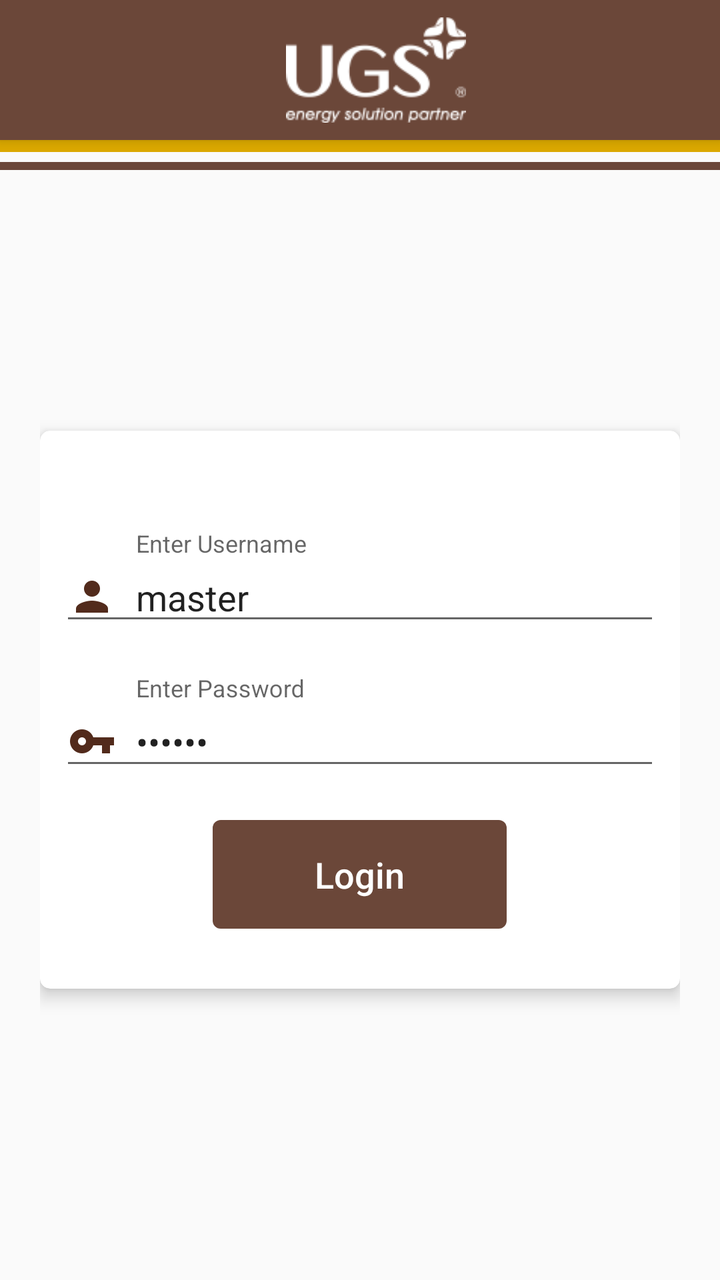
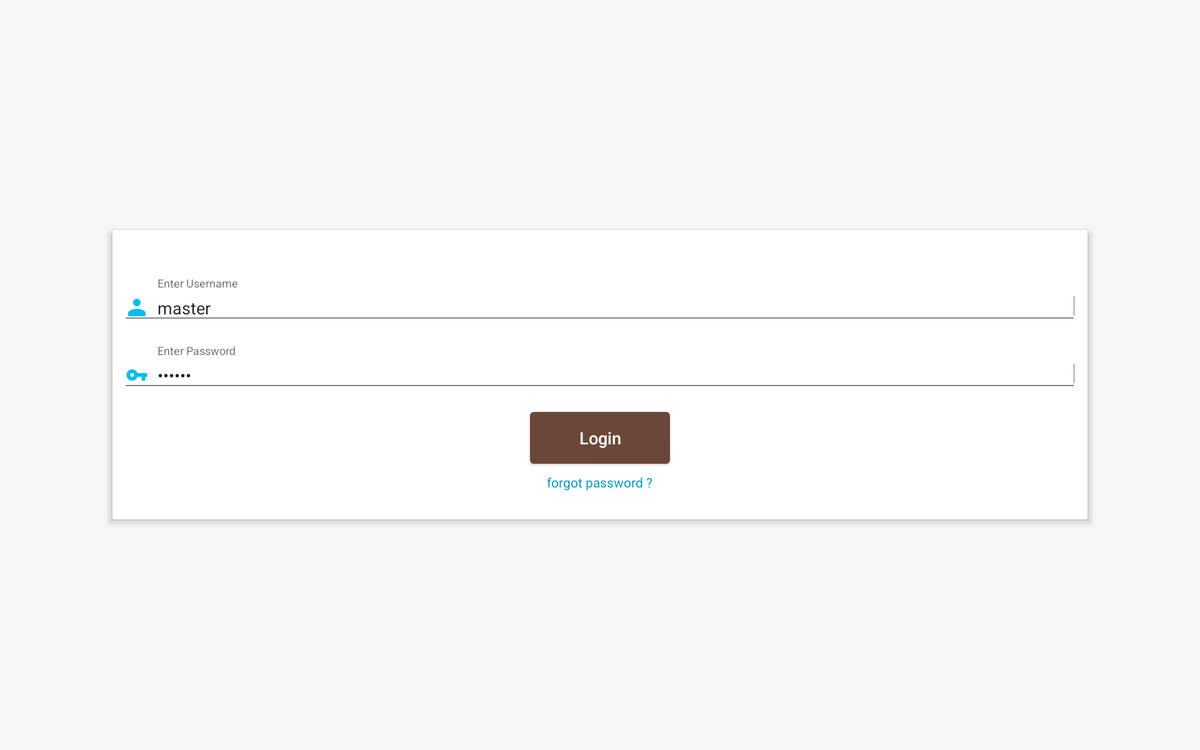

First picture: res/layout/ on a phone held upright. Second picture: the repository's own variant of that layout, on a device whose configuration matches the variant's folder. Source for both follows.
<!-- AndroidManifest.xml: application theme UGS_HDD -->
<!-- res/layout/login_activity.xml -->
<?xml version="1.0" encoding="utf-8"?>
<android.support.design.widget.CoordinatorLayout xmlns:android="http://schemas.android.com/apk/res/android"
    xmlns:app="http://schemas.android.com/apk/res-auto"
    android:layout_width="match_parent"
    android:layout_height="match_parent">

    <android.support.design.widget.AppBarLayout
        android:layout_width="match_parent"
        android:layout_height="wrap_content">

        <include layout="@layout/toolbar_dashboard" />


    </android.support.design.widget.AppBarLayout>

    <LinearLayout
        android:layout_width="match_parent"
        android:layout_height="wrap_content"
        android:orientation="vertical"
        app:layout_behavior="@string/appbar_scrolling_view_behavior">

        <View
            android:layout_width="match_parent"
            android:layout_height="6dp"
            android:background="@color/colorAccent" />

        <View
            android:layout_width="match_parent"
            android:layout_height="4dp"
            android:layout_marginTop="5dp"
            android:background="@color/colorPrimary" />
    </LinearLayout>

    <ScrollView
        android:layout_width="match_parent"
        android:layout_height="match_parent"
        android:fillViewport="true"
        app:layout_behavior="@string/appbar_scrolling_view_behavior">


        <LinearLayout
            android:layout_width="match_parent"
            android:layout_height="wrap_content"
            android:focusable="true"
            android:focusableInTouchMode="true"
            android:gravity="center_vertical"
            android:padding="20dp">

            <android.support.v7.widget.CardView
                android:layout_width="match_parent"
                android:layout_height="wrap_content"
                app:cardCornerRadius="5dp"

                app:cardElevation="5dp">

                <LinearLayout
                    android:layout_width="match_parent"
                    android:layout_height="wrap_content"
                    android:orientation="vertical"
                    android:paddingBottom="20dp"
                    android:paddingTop="40dp">

                    <android.support.design.widget.TextInputLayout
                        android:layout_width="match_parent"
                        android:layout_height="wrap_content"
                        android:padding="10dp">

                        <EditText
                            android:id="@+id/username"
                            android:layout_width="match_parent"
                            android:layout_height="wrap_content"
                            android:drawableLeft="@drawable/ic_person_brown_24dp"
                            android:drawablePadding="10dp"
                            android:hint="@string/hint_name"
                            android:singleLine="true"
                            android:text="master" />
                    </android.support.design.widget.TextInputLayout>

                    <android.support.design.widget.TextInputLayout
                        android:layout_width="match_parent"
                        android:layout_height="wrap_content"
                        android:padding="10dp">

                        <EditText
                            android:id="@+id/password"
                            android:layout_width="match_parent"
                            android:layout_height="wrap_content"
                            android:drawableLeft="@drawable/ic_vpn_key_brown_24dp"
                            android:drawablePadding="10dp"
                            android:hint="@string/password"
                            android:inputType="textPassword"
                            android:singleLine="true"
                            android:text="master" />
                    </android.support.design.widget.TextInputLayout>

                    <LinearLayout
                        android:layout_width="match_parent"
                        android:layout_height="wrap_content"
                        android:gravity="center"
                        android:orientation="vertical"
                        android:padding="10dp">

                        <Button
                            android:id="@+id/login"
                            android:layout_width="wrap_content"
                            android:layout_height="wrap_content"
                            android:background="@drawable/button"
                            android:drawableLeft="@drawable/ic_verified_user_black_24dp"
                            android:ems="7"
                            android:padding="15dp"
                            android:text="Login"
                            android:textAllCaps="false"
                            android:textColor="#fff"
                            android:textSize="18sp" />

                    </LinearLayout>
                </LinearLayout>
            </android.support.v7.widget.CardView>
        </LinearLayout>

    </ScrollView>
</android.support.design.widget.CoordinatorLayout>
<!-- res/layout/toolbar_dashboard.xml (included above) -->
<?xml version="1.0" encoding="utf-8"?>
<android.support.v7.widget.Toolbar xmlns:android="http://schemas.android.com/apk/res/android"
    android:id="@+id/toolbar"
    android:layout_width="match_parent"
    android:layout_height="wrap_content"
    android:background="@color/colorPrimary"
    android:theme="@style/ToolbarTheme">

    <LinearLayout
        android:layout_width="match_parent"
        android:layout_height="wrap_content"
        android:orientation="vertical">

        <ImageView
            android:layout_width="90dp"
            android:layout_height="70dp"
            android:layout_gravity="center"
            android:src="@drawable/ugs_logo" />


    </LinearLayout>
</android.support.v7.widget.Toolbar>
<!-- resources referenced by this layout -->
<resources>
  <color name="colorAccent">#DCA900</color>
  <color name="colorPrimary">#6B4739</color>
  <!-- drawable button (drawable) -->
  <?xml version="1.0" encoding="utf-8"?>
  <selector xmlns:android="http://schemas.android.com/apk/res/android">
      <item android:state_pressed="false">
          <shape android:shape="rectangle">
              <solid android:color="@color/colorPrimary" />
              <corners android:radius="4dp" />
          </shape>
      </item>
  
      <item android:state_pressed="true">
          <shape>
              <solid android:color="#85645B" />
              <corners android:radius="2dp" />
          </shape>
      </item>
  </selector>
  <!-- drawable ic_person_brown_24dp: png bitmap (drawable-hdpi, 329 bytes) -->
  <!-- drawable ic_vpn_key_brown_24dp: png bitmap (drawable-hdpi, 344 bytes) -->
  <!-- drawable ugs_logo: png bitmap (drawable, 6356 bytes) -->
  <string name="hint_name">Enter Username</string>
  <string name="password">Enter Password</string>
  <style name="ToolbarTheme" parent="@style/Theme.AppCompat.Light.NoActionBar">
          
          <item name="android:textColorPrimary">@android:color/black</item>
          
          <item name="actionMenuTextColor">@android:color/holo_green_light</item>
          
          <item name="colorAccent">@color/colorAccent</item>
          
          <item name="colorControlNormal">@color/white</item>
          
          <item name="colorControlActivated">@color/colorAccent</item>
          
          <item name="colorControlHighlight">@color/colorPrimaryDark</item>
          <item name="searchViewStyle">@style/SearchViewTheme</item>
      </style>
  <style name="UGS_HDD" parent="@style/Theme.AppCompat.Light.NoActionBar">
          <item name="colorPrimaryDark">@color/colorPrimaryDark</item>
          <item name="colorAccent">@color/colorAccent</item>
          <item name="colorPrimary">@color/colorPrimary</item>
      </style>
  <color name="white">#ffffff</color>
  <color name="colorPrimaryDark">#3d2015</color>
  <style name="SearchViewTheme" parent="Widget.AppCompat.SearchView.ActionBar">
          <item name="layout">@layout/toolbar_search_view</item>
          <item name="commitIcon">@drawable/ic_search_commit</item>
          <item name="colorControlNormal">@color/material_light_active_icon</item>
          <item name="colorControlHighlight">@color/material_ripple_light</item>
          <item name="autoCompleteTextViewStyle">@style/AutoCompleteTextViewStyle</item>
          <item name="suggestionRowLayout">@layout/search_view_suggestion_row</item>
          <item name="android:maxWidth">9999dp</item>
      </style>
  <style name="AutoCompleteTextViewStyle" parent="Widget.AppCompat.Light.AutoCompleteTextView">
          <item name="android:popupBackground">@drawable/search_suggestions_bg</item>
          <item name="android:popupElevation">0dp</item>
      </style>
</resources>
<!-- res/layout-xlarge/login_activity.xml (the repository's variant of the layout above) -->
<!-- drawn on a large tablet held sideways -->
<?xml version="1.0" encoding="utf-8"?>
<ScrollView xmlns:android="http://schemas.android.com/apk/res/android"
    xmlns:app="http://schemas.android.com/apk/res-auto"
    android:layout_width="match_parent"
    android:layout_height="match_parent"
    android:background="#f7f7f7"
    android:fillViewport="true">

    <LinearLayout
        android:layout_width="match_parent"
        android:layout_height="wrap_content"
        android:focusable="true"
        android:focusableInTouchMode="true"
        android:gravity="center_vertical"
        android:padding="20dp">

        <android.support.v7.widget.CardView
            android:layout_width="match_parent"
            android:layout_height="wrap_content"
            android:layout_marginLeft="100dp"
            android:layout_marginRight="100dp"
            app:cardCornerRadius="2dp"
            app:cardElevation="5dp">

            <LinearLayout
                android:layout_width="match_parent"
                android:layout_height="wrap_content"
                android:orientation="vertical"

                android:paddingBottom="20dp"
                android:paddingTop="40dp">

                <android.support.design.widget.TextInputLayout
                    android:layout_width="match_parent"
                    android:layout_height="wrap_content"
                    android:padding="10dp">

                    <EditText
                        android:id="@+id/username"
                        android:layout_width="match_parent"
                        android:layout_height="wrap_content"
                        android:drawableLeft="@drawable/ic_person_black_24dp"
                        android:drawablePadding="10dp"
                        android:hint="@string/hint_name"
                        android:singleLine="true"
                        android:text="master" />
                </android.support.design.widget.TextInputLayout>

                <android.support.design.widget.TextInputLayout
                    android:layout_width="match_parent"
                    android:layout_height="wrap_content"
                    android:padding="10dp">

                    <EditText
                        android:id="@+id/password"
                        android:layout_width="match_parent"
                        android:layout_height="wrap_content"
                        android:drawableLeft="@drawable/ic_vpn_key_black_24dp"
                        android:drawablePadding="10dp"
                        android:hint="@string/password"
                        android:inputType="textPassword"
                        android:singleLine="true"
                        android:text="master" />
                </android.support.design.widget.TextInputLayout>

                <LinearLayout
                    android:layout_width="match_parent"
                    android:layout_height="wrap_content"
                    android:gravity="center"
                    android:orientation="vertical"
                    android:padding="10dp">

                    <Button
                        android:id="@+id/login"
                        android:layout_width="wrap_content"
                        android:layout_height="wrap_content"
                        android:background="@drawable/button"
                        android:drawableLeft="@drawable/ic_verified_user_black_24dp"
                        android:ems="7"
                        android:padding="15dp"
                        android:text="Login"
                        android:textAllCaps="false"
                        android:textColor="#fff"
                        android:textSize="18sp" />

                    <TextView
                        android:layout_width="wrap_content"
                        android:layout_height="wrap_content"
                        android:layout_marginTop="10dp"
                        android:text="forgot password ?"
                        android:textColor="#059bc7" />
                </LinearLayout>
            </LinearLayout>
        </android.support.v7.widget.CardView>
    </LinearLayout>
</ScrollView>
<!-- resources referenced by the variant -->
<!-- as a large tablet held sideways resolves them -->
<resources>
  <!-- drawable button (drawable) -->
  <?xml version="1.0" encoding="utf-8"?>
  <selector xmlns:android="http://schemas.android.com/apk/res/android">
      <item android:state_pressed="false">
          <shape android:shape="rectangle">
              <solid android:color="@color/colorPrimary" />
              <corners android:radius="4dp" />
          </shape>
      </item>
  
      <item android:state_pressed="true">
          <shape>
              <solid android:color="#85645B" />
              <corners android:radius="2dp" />
          </shape>
      </item>
  </selector>
  <!-- drawable ic_person_black_24dp: png bitmap (drawable-hdpi, 327 bytes) -->
  <!-- drawable ic_vpn_key_black_24dp: png bitmap (drawable-hdpi, 344 bytes) -->
  <string name="hint_name">Enter Username</string>
  <string name="password">Enter Password</string>
  <style name="UGS_HDD" parent="@style/Theme.AppCompat.Light.NoActionBar">
          <item name="colorPrimaryDark">@color/colorPrimaryDark</item>
          <item name="colorAccent">@color/colorAccent</item>
          <item name="colorPrimary">@color/colorPrimary</item>
      </style>
  <color name="colorPrimary">#6B4739</color>
  <color name="colorPrimaryDark">#3d2015</color>
  <color name="colorAccent">#DCA900</color>
</resources>
